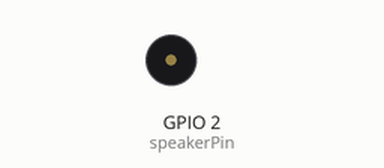
Simulated run of this sketch. Board: ESP32-S3. Parts: buzzer (waves = sounding).

Above: at 1.37 s.
At 21.03 s:
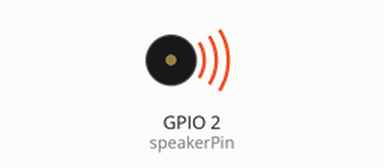
Timing chart, 0 to 21.3 s (numbered marks = the images above):
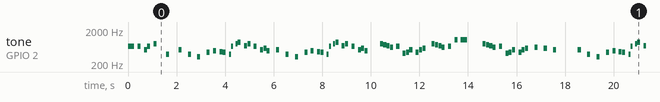

Measured:
- by itself, tone on GPIO 2 (speakerPin): plays 659 Hz for 0.13 s, 659 Hz for 0.13 s, 659 Hz for 0.13 s, 523 Hz for 0.13 s, 659 Hz for 0.13 s, 784 Hz for 0.13 s … (504 notes in this stretch)

The sketch:

Mario.ino
```cpp
// ESP32-S3 Full Super Mario Bros Theme Player
// Connect speaker between GPIO8 and GND (optionally with 10-100Ω resistor)

const int speakerPin = 2;

// Note frequencies
#define NOTE_B3  247
#define NOTE_C4  262
#define NOTE_CS4 277
#define NOTE_D4  294
#define NOTE_DS4 311
#define NOTE_E4  330
#define NOTE_F4  349
#define NOTE_FS4 370
#define NOTE_G4  392
#define NOTE_GS4 415
#define NOTE_A4  440
#define NOTE_AS4 466
#define NOTE_B4  494
#define NOTE_C5  523
#define NOTE_CS5 554
#define NOTE_D5  587
#define NOTE_DS5 622
#define NOTE_E5  659
#define NOTE_F5  698
#define NOTE_FS5 740
#define NOTE_G5  784
#define NOTE_GS5 831
#define NOTE_A5  880
#define NOTE_AS5 932
#define NOTE_B5  988
#define NOTE_C6  1047
#define REST     0

// Full Super Mario Bros main theme melody
int melody[] = {
  // Intro
  NOTE_E5, NOTE_E5, REST, NOTE_E5, REST, NOTE_C5, NOTE_E5, REST,
  NOTE_G5, REST, REST, REST, NOTE_G4, REST, REST, REST,

  // Part 1
  NOTE_C5, REST, REST, NOTE_G4, REST, REST, NOTE_E4, REST,
  REST, NOTE_A4, REST, NOTE_B4, REST, NOTE_AS4, NOTE_A4, REST,
  NOTE_G4, NOTE_E5, REST, NOTE_G5, NOTE_A5, REST, NOTE_F5, NOTE_G5,
  REST, NOTE_E5, REST, NOTE_C5, NOTE_D5, NOTE_B4, REST, REST,

  // Part 2
  NOTE_C5, REST, REST, NOTE_G4, REST, REST, NOTE_E4, REST,
  REST, NOTE_A4, REST, NOTE_B4, REST, NOTE_AS4, NOTE_A4, REST,
  NOTE_G4, NOTE_E5, REST, NOTE_G5, NOTE_A5, REST, NOTE_F5, NOTE_G5,
  REST, NOTE_E5, REST, NOTE_C5, NOTE_D5, NOTE_B4, REST, REST,

  // Bridge
  REST, REST, NOTE_G5, NOTE_FS5, NOTE_F5, NOTE_DS5, REST, NOTE_E5,
  REST, NOTE_GS4, NOTE_A4, NOTE_C5, REST, NOTE_A4, NOTE_C5, NOTE_D5,
  REST, REST, NOTE_G5, NOTE_FS5, NOTE_F5, NOTE_DS5, REST, NOTE_E5,
  REST, NOTE_C6, REST, NOTE_C6, NOTE_C6, REST, REST, REST,

  REST, REST, NOTE_G5, NOTE_FS5, NOTE_F5, NOTE_DS5, REST, NOTE_E5,
  REST, NOTE_GS4, NOTE_A4, NOTE_C5, REST, NOTE_A4, NOTE_C5, NOTE_D5,
  REST, REST, NOTE_DS5, REST, REST, NOTE_D5, REST, REST,
  NOTE_C5, REST, REST, REST, REST, REST, REST, REST,

  // Repeat Part 1
  NOTE_C5, REST, REST, NOTE_G4, REST, REST, NOTE_E4, REST,
  REST, NOTE_A4, REST, NOTE_B4, REST, NOTE_AS4, NOTE_A4, REST,
  NOTE_G4, NOTE_E5, REST, NOTE_G5, NOTE_A5, REST, NOTE_F5, NOTE_G5,
  REST, NOTE_E5, REST, NOTE_C5, NOTE_D5, NOTE_B4, REST, REST,

  // Repeat Part 2
  NOTE_C5, REST, REST, NOTE_G4, REST, REST, NOTE_E4, REST,
  REST, NOTE_A4, REST, NOTE_B4, REST, NOTE_AS4, NOTE_A4, REST,
  NOTE_G4, NOTE_E5, REST, NOTE_G5, NOTE_A5, REST, NOTE_F5, NOTE_G5,
  REST, NOTE_E5, REST, NOTE_C5, NOTE_D5, NOTE_B4, REST, REST,

  // Ending
  NOTE_E5, NOTE_C5, REST, NOTE_G4, REST, REST, NOTE_GS4, REST,
  NOTE_A4, NOTE_F5, REST, NOTE_F5, NOTE_A4, REST, REST, REST,
  NOTE_B4, NOTE_A5, REST, NOTE_A5, NOTE_A5, NOTE_G5, NOTE_F5,
  NOTE_E5, NOTE_C5, REST, NOTE_A4, NOTE_G4, REST, REST, REST
};

// Note durations
int durations[] = {
  // Intro
  8, 8, 8, 8, 8, 8, 8, 8,
  8, 8, 8, 8, 8, 8, 8, 8,

  // Part 1
  8, 8, 8, 8, 8, 8, 8, 8,
  8, 8, 8, 8, 8, 8, 8, 8,
  12, 12, 12, 12, 8, 8, 8, 8,
  8, 8, 8, 8, 8, 8, 8, 8,

  // Part 2
  8, 8, 8, 8, 8, 8, 8, 8,
  8, 8, 8, 8, 8, 8, 8, 8,
  12, 12, 12, 12, 8, 8, 8, 8,
  8, 8, 8, 8, 8, 8, 8, 8,

  // Bridge
  8, 8, 8, 8, 8, 8, 8, 8,
  8, 8, 8, 8, 8, 8, 8, 8,
  8, 8, 8, 8, 8, 8, 8, 8,
  8, 8, 8, 8, 8, 8, 8, 8,

  8, 8, 8, 8, 8, 8, 8, 8,
  8, 8, 8, 8, 8, 8, 8, 8,
  8, 8, 8, 8, 8, 8, 8, 8,
  8, 8, 8, 8, 8, 8, 8, 8,

  // Repeat Part 1
  8, 8, 8, 8, 8, 8, 8, 8,
  8, 8, 8, 8, 8, 8, 8, 8,
  12, 12, 12, 12, 8, 8, 8, 8,
  8, 8, 8, 8, 8, 8, 8, 8,

  // Repeat Part 2
  8, 8, 8, 8, 8, 8, 8, 8,
  8, 8, 8, 8, 8, 8, 8, 8,
  12, 12, 12, 12, 8, 8, 8, 8,
  8, 8, 8, 8, 8, 8, 8, 8,

  // Ending
  8, 8, 8, 8, 8, 8, 8, 8,
  8, 8, 8, 8, 8, 8, 8, 8,
  8, 8, 8, 8, 8, 8, 8,
  8, 8, 8, 8, 8, 8, 8, 8
};

void setup() {
  ledcAttach(speakerPin, 1000, 8);  // Initialize PWM
}

void loop() {
  // Play the full Mario theme
  for (int i = 0; i < sizeof(melody) / sizeof(melody[0]); i++) {
    int noteDuration = 1000 / durations[i];

    if (melody[i] == REST) {
      delay(noteDuration);
    } else {
      ledcWriteTone(speakerPin, melody[i]);
      delay(noteDuration);

      // Short pause between notes
      ledcWriteTone(speakerPin, 0);
      delay(noteDuration * 0.1);
    }
  }

  // Pause before repeating
  delay(2000);
}
```
